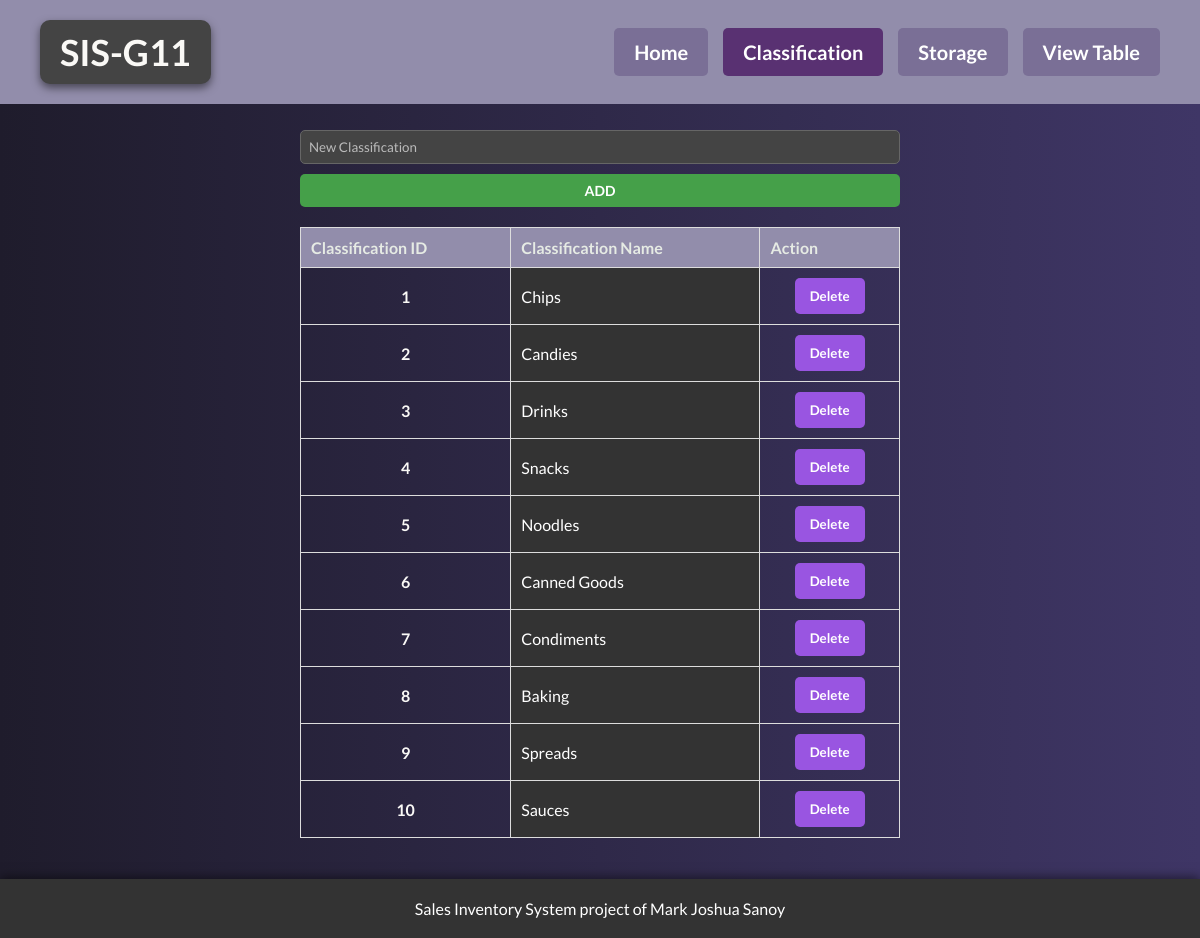
Page /classification.php on the committed database.
### tables this page shows
CREATE TABLE `c` (
  `classification_id` int(11) NOT NULL,
  `c_name` text NOT NULL
);

### classification.php (the view, shortened to what this page needs)
<link rel="stylesheet" href="assets/css/css-main.css">
<link rel="stylesheet" href="assets/css/css-table.css">
<link rel="stylesheet" href="assets/css/css-classification.css">
<link rel="stylesheet" href="assets/css/css-table.css">
<link rel="stylesheet" href="https://cdnjs.cloudflare.com/ajax/libs/jqueryui/1.12.1/jquery-ui.min.css">
<div class="nav"><?php include 'navpan.php';?></div>
        <div class='table-container'>
        <form id='addClassificationForm' method='POST'>
            <input type='text' name='new_classification' id='new_classification' placeholder='New Classification' required>
            <button type='submit'>ADD</button>
        </form>
        <table id='classificationTable' border='1'>
            <thead>
                <tr>
                    <th>Classification ID</th>
                    <th>Classification Name</th>
                    <th>Action</th>
                </tr>
            </thead>
<?php
include 'db_connect.php';
$sql = 'SELECT * FROM c ORDER BY classification_id';
$result = $conn->query($sql);
if ($result->num_rows > 0) {
    while ($row = $result->fetch_assoc()) {
        echo "<tr data-id='" . $row['classification_id'] . "'>
                <td style='text-align: center; font-weight: bold;'>" . $row['classification_id'] . "</td>
                <td contenteditable='true' class='editable' data-column='c_name'>" . $row['c_name'] . "</td>
                <td><button class='delete-button' data-id='" . $row['classification_id'] . "'>Delete</button></td>
              </tr>";
    }
} else {
    echo "<tr><td colspan='3'>No classifications found.</td></tr>";
}
echo "</tbody></table></div>";
?>
<?php include 'footer.php';?>

### navpan.php (shortened to what this page needs)
<!DOCTYPE html>
<html lang="en">
<head>
</head>
<body>
    <div class="nav">
        <div class="welcome">
            <h1>SIS-G11</h1>
        </div>
        <div class="links">
            <a href="index.php" id="home">Home</a>
            <a href="classification.php" id="classification">Classification</a>
            <a href="storage.php" id="storage">Storage</a>
            <a href="table.php" id="table">View Table</a>
        </div>
    </div>
</body>
</html>

### footer.php (shortened to what this page needs)
<div>
    <div class="footer">Sales Inventory System project of Mark Joshua Sanoy</div>
</div>

### assets/css/css-main.css (style rules this page uses)
* { box-sizing: border-box; font-family: 'Lato', sans-serif; color: #FAF9F6; margin: 0; }
body { background: linear-gradient(90deg, #1F1C2C, #3f3666); color: #928dab; margin-top: 125px; }
.nav { animation: none !important; }
form { display: flex; flex-direction: column; gap: 10px; }
input, select { width: 100%; padding: 8px; margin-top: 5px; border-radius: 5px; border: 1px solid #ccc; color: black; }

### assets/css/css-table.css (style rules this page uses)
table { width: 80%; border-collapse: collapse; margin-left: auto; margin-right: auto; margin-top: 50px; color: white; animation: fadeIn 1s ease-in-out; }
th, td { border: 1px solid #ddd; padding: 8px; text-align: center; }
th { background-color: #928DAB; color: #E6EBE4; }
a { text-decoration: none; }
.editable { background-color: #333; color: #FFFFFF; }
.table-container { position: relative; width: 50%; margin: 20px auto; margin-bottom: 100px; }

### assets/css/css-classification.css (style rules this page uses)
#addClassificationForm { margin-bottom: 20px; animation: fadeIn 1s ease-in-out; }
#addClassificationForm input[type="text"] { padding: 10px; margin-right: 10px; border: 1px solid #ddd; border-radius: 5px; }
#addClassificationForm button { padding: 10px 20px; background-color: #4CAF50; color: white; border: none; cursor: pointer; border-radius: 5px; }
#classificationTable { width: 100%; border-collapse: collapse; margin-top: 20px; animation: fadeIn 1s ease-in-out; }
#classificationTable th, #classificationTable td { padding: 10px; border: 1px solid #ddd; text-align: left; }
#addClassificationForm input[type="text"] { background-color: #444; color: white; border: 1px solid #666; padding: 8px; border-radius: 5px; outline: none; }
#addClassificationForm input[type="text"]::placeholder { color: #bbb; }
#addClassificationForm button { background-color: #45a049; color: white; font-weight: bold; font-size: 14px; border: none; padding: 8px 15px; border-radius: 5px; cursor: pointer; transition: background-color 0.12s ease-out, transform 0.15s ease-out, font-size 0.15s ease-out; }
.delete-button { padding: 10px 15px; background-color: #9955e1; font-weight: bolder; color: white; border: none; cursor: pointer; border-radius: 5px; display: block; margin: 0 auto; transition: background-color 0.20s ease-out, transform 0.15s ease-out, font-size 0.15s ease-out; }
.nav { animation: none !important; }

### navpan.php (style rules this page uses)
.nav { background-color: #928DAB; display: flex; align-items: center; justify-content: space-between; padding: 10px 20px; font-family: 'Lato', sans-serif; position: fixed; width: 100%; top: 0; left: 0; z-index: 1000; transition: all 0.3s ease-in-out; }
.welcome { text-align: center; padding: 10px 20px; background-color: #444; color: #FFFFFF; border-radius: 10px; box-shadow: 0 4px 8px rgba(0, 0, 0, 0.5); }
.welcome h1 { font-size: 36px; font-weight: bold; }
.links { display: flex; gap: 15px; }
.links a { text-decoration: none; font-size: 20px; font-weight: bold; padding: 12px 20px; border-radius: 5px; transition: background 0.3s, color 0.3s; font-family: 'Lato', sans-serif; color: white; }
@media (min-width: 1025px) and (max-width: 1200px) { .nav { justify-content: space-between; padding: 20px 40px; animation: fadeIn 0.5s ease-in-out; } }
@media (min-width: 1025px) and (max-width: 1200px) { .links { display: flex; animation: slideIn 0.5s ease-in-out; } }
@media (min-width: 1025px) and (max-width: 1200px) { .links a { font-size: 20px; padding: 12px 20px; background: rgba(48, 18, 84, 0.24); } }

### classification.php (style rules this page uses)
#classification { background-color:rgba(76, 27, 101, 0.8); }

### footer.php (style rules this page uses)
.footer { background-color: #333; color: #FFFFFF; text-align: center; padding: 20px; position: fixed; bottom: 0; width: 100%; box-shadow: 0px -2px 10px rgba(0, 0, 0, 0.5); animation: changeColor 5s infinite; }

### rows in the picture
c: classification_id "1", c_name "Chips"
c: classification_id "2", c_name "Candies"
c: classification_id "3", c_name "Drinks"
c: classification_id "4", c_name "Snacks"
c: classification_id "5", c_name "Noodles"
c: classification_id "6", c_name "Canned Goods"
c: classification_id "7", c_name "Condiments"
c: classification_id "8", c_name "Baking"
c: classification_id "9", c_name "Spreads"
c: classification_id "10", c_name "Sauces"
